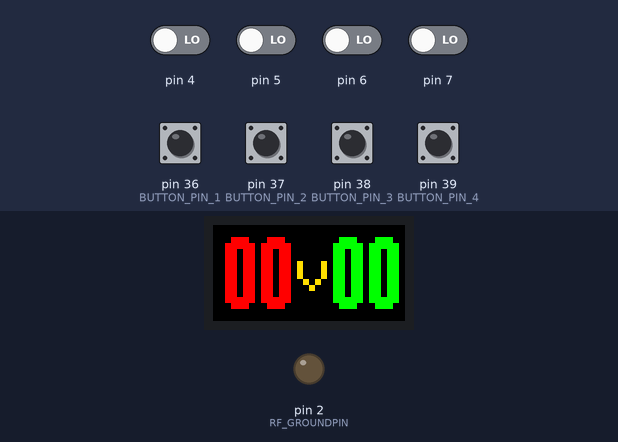
A sketch run on a simulated Arduino Mega 2560, built with avr-gcc and run on an emulated ATmega2560. Shown: 32×16 colour display, output pins drawn as LEDs (lit = HIGH). The inputs (shaded band) are chosen by the test bench; at power-on: pin 36 (BUTTON_PIN_1), pin 37 (BUTTON_PIN_2), pin 38 (BUTTON_PIN_3), pin 39 (BUTTON_PIN_4) HIGH, pin 4–7 LOW. Pins used as bus, display or sensor lines are not drawn; what the sketch prints to the serial monitor is not drawn.

Above: at 7.1 s.
7.2 s: pin 6 driven HIGH
At 7.7 s:
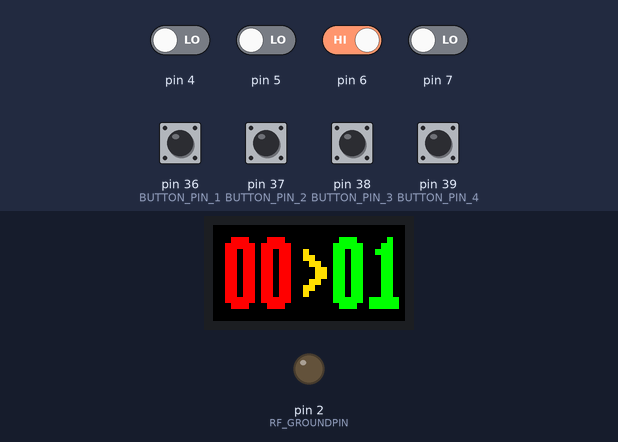
8.7 s: pin 7 driven HIGH
At 9.9 s:
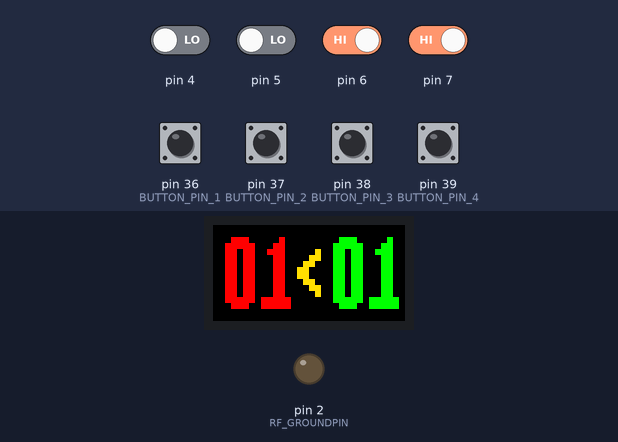
10.2 s: pin 4 driven HIGH
At 11.0 s:
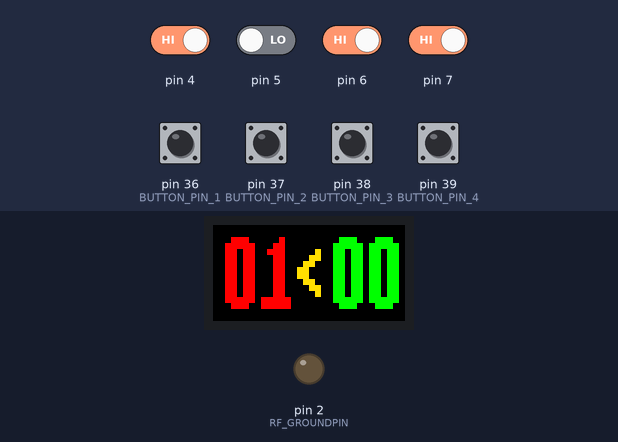
11.7 s: pin 36 (BUTTON_PIN_1) pulled LOW for 0.15 s
At 12.9 s:
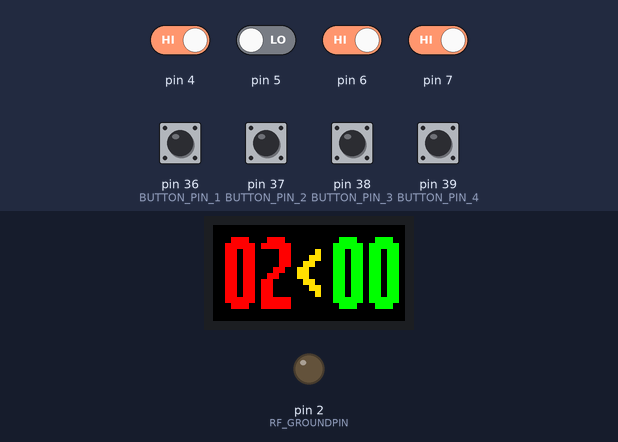
13.3 s: pin 37 (BUTTON_PIN_2) pulled LOW for 0.15 s
At 14.5 s:
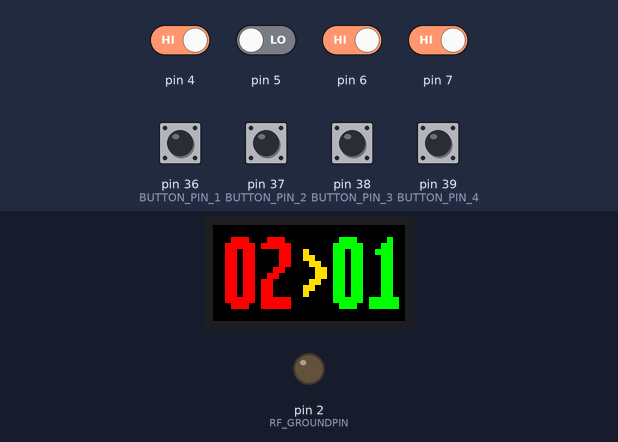
14.9 s: pin 39 (BUTTON_PIN_4) pulled LOW for 0.15 s
At 15.9 s:
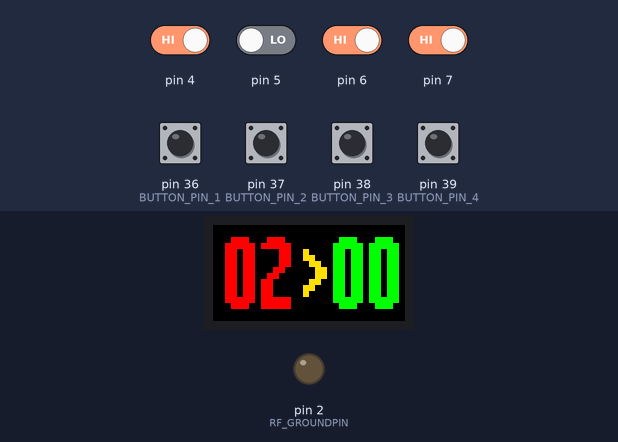
Timing chart, 0 to 17.5 s (numbered marks = the images above; inputs shaded):
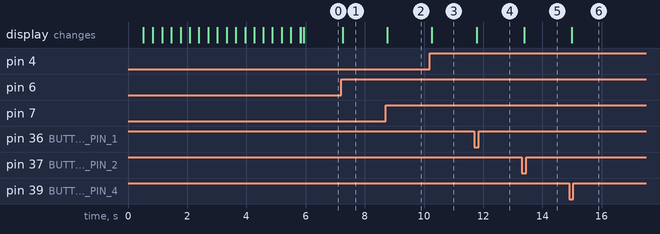

Measured:
- after the input at 7.2 s, the display: changes after 0.06 s (image 1)
- after the input at 8.7 s, the display: changes after 0.06 s (image 2)
- after the input at 10.2 s, the display: changes after 0.06 s (image 3)
- after the input at 11.7 s, the display: changes after 0.08 s (image 4)
- after the input at 13.3 s, the display: changes after 0.09 s (image 5)
- after the input at 14.9 s, the display: changes after 0.09 s (image 6)

The sketch:

scoreboard.ino
```cpp
#include <Adafruit_GFX.h>   // Core graphics library
#include <RGBmatrixPanel.h> // Hardware-specific library
#include <Arduino.h>

#include "Button.h"
#include "fontBig.h"

// Similar to F(), but for PROGMEM string pointers rather than literals
#define F2(progmem_ptr) (const __FlashStringHelper *)progmem_ptr

/////// Hardware setup ////////

// Physical Button Pin Setup
#define BUTTON_PIN_1 36
#define BUTTON_PIN_2 37
#define BUTTON_PIN_3 38
#define BUTTON_PIN_4 39

// RF Button Pin Setup
#define RF_BUTTON_A  7
#define RF_BUTTON_B  6
#define RF_BUTTON_C  5
#define RF_BUTTON_D  4
#define RF_POWERPIN  3
#define RF_GROUNDPIN 2

// 16x32 LED Pin Setup
#define CLK 50
#define LAT A3
#define OE  51
#define A   A0
#define B   A1
#define C   A2

//////// Program variables ////////
// last param indicates 'double buffering'
RGBmatrixPanel matrix(A, B, C, CLK, LAT, OE, true);

Button homeAddButton = Button(BUTTON_PIN_1, RF_BUTTON_A);
Button awayAddButton = Button(BUTTON_PIN_2, RF_BUTTON_B);
Button homeSubButton = Button(BUTTON_PIN_3, RF_BUTTON_C);
Button awaySubButton = Button(BUTTON_PIN_4, RF_BUTTON_D);

const int WINNING_SCORE = 21;
int homeScore = 0;
int awayScore = 0;

// Last scored var and constants
const int NO_SCORE = 0;
const int HOME_SCORED = 1;
const int AWAY_SCORED = 2;
int lastScored = NO_SCORE;

int hue = 0;

/****************************************
 * Program Setup
 ****************************************/
void setup() {
  while (!Serial);
  delay(500);
  Serial.begin(19200);

  // Set the ground pin to a Low output
  pinMode(RF_GROUNDPIN, OUTPUT);
  digitalWrite(RF_GROUNDPIN, LOW);

  // Set the +5v pin to a High output
  pinMode(RF_POWERPIN, OUTPUT);
  digitalWrite(RF_POWERPIN, HIGH);

  // initialize buttons
  homeAddButton.init();
  awayAddButton.init();
  homeSubButton.init();
  awaySubButton.init();

  // initialize display
  matrix.begin();
  displayText("#TimeToPlay");
  serialPrintScores();
}

/****************************************
 * Main Program Loop
 ****************************************/
void loop() {
  int currentHomeScore = homeScore;
  int currentAwayScore = awayScore;

  updateButtons();

  if (scoreResetPressed()) {
    Serial.println("Reset scores");
    resetScores();
    lastScored = NO_SCORE;
  } else {
    if (homeAddButton.justPressed()) {
      homeScore = increaseScore(homeScore);
      lastScored = HOME_SCORED;
    } else if (homeSubButton.justPressed()) {
      homeScore = decreaseScore(homeScore);
    } else if (awayAddButton.justPressed()) {
      awayScore = increaseScore(awayScore);
      lastScored = AWAY_SCORED;
    } else if (awaySubButton.justPressed()) {
      awayScore = decreaseScore(awayScore);
    }
  }

  if (currentHomeScore != homeScore || currentAwayScore != awayScore) {
    serialPrintScores();
    if (gameOver()) {
      Serial.println("Winner, winner, chicken dinner!");
    }
  }

  displayScoreBoardScreen();
  matrix.swapBuffers(false);
}

/****************************************
 * Scoring
 ****************************************/
int increaseScore(int score) {
  if (score == 21) {
    return 13;
  }
  return score + 1;
}

int decreaseScore(int score) {
  if (score == 0) {
    return 0;
  }
  return score - 1;
}

int resetScores() {
  homeScore = 0;
  awayScore = 0;
}

bool gameOver() {
  return homeScore == WINNING_SCORE || awayScore == WINNING_SCORE;
}

bool scoreResetPressed() {
  return homeSubButton.isHeld() && awaySubButton.isHeld();
}

void serialPrintScores() {
  Serial.println("Current scores: " + displayableScore(homeScore) + " v " + displayableScore(awayScore));
}

/****************************************
 * Display Related
 ****************************************/
void displayScoreBoardScreen() {
  matrix.setTextSize(1);
  // fill the screen with 'black'
  clearDisplay();

  if (gameOver()) {
    drawGameOverBorder();
  }
  displayScores();
}

void drawGameOverBorder() {
  matrix.drawRect(0, 0, 32, 16, matrix.ColorHSV(hue, 255, 255, true));
  hue += 7;
  if(hue >= 1536) hue -= 1536;
}

void displayScores() {
  putDigitLarge(1, 2, '0' + homeScore / 10, 7, 0, 0);
  putDigitLarge(7, 2, '0' + homeScore % 10, 7, 0, 0);

  uint16_t indicatorColor = matrix.Color333(7,6,0);
  if (lastScored == NO_SCORE) {
    matrix.setCursor(14, 4);
    matrix.setTextColor(indicatorColor);
    matrix.print('v');
  } else if (lastScored == HOME_SCORED) {
    // Draw a < pointing towards home score
    matrix.drawLine(14, 7, 17, 4, indicatorColor);
    matrix.drawLine(14, 8, 17, 5, indicatorColor);
    matrix.drawLine(14, 8, 17, 11, indicatorColor);
    matrix.drawLine(14, 7, 17, 10, indicatorColor);
  } else if (lastScored == AWAY_SCORED) {
    // Draw a > pointing towards away score
    matrix.drawLine(15, 4, 18, 7, indicatorColor);
    matrix.drawLine(15, 5, 18, 8, indicatorColor);
    matrix.drawLine(15, 11, 18, 8, indicatorColor);
    matrix.drawLine(15, 10, 18, 7, indicatorColor);
  }

  putDigitLarge(19, 2, '0' + awayScore / 10, 0, 7, 0);
  putDigitLarge(25, 2, '0' + awayScore % 10, 0, 7, 0);
}

String displayableScore(int score) {
  String scoreString = String(score);
  if (scoreString.length() == 1) {
    scoreString = "0" + scoreString;
  }
  return scoreString;
}

void displayText(String text) {
  matrix.setTextWrap(false); // Allow text to run off right edge
  matrix.setTextSize(2);    // size 1 == 8 pixels high

  int textX   = matrix.width();
  int textMin = text.length() * -12;

  while ((--textX) >= textMin) {
    //Serial.println("TextX: " + textX);
    matrix.fillScreen(0);
    matrix.setTextColor(matrix.ColorHSV(hue, 255, 255, true));
    matrix.setCursor(textX, 1);
    matrix.print(text);

    hue += 7;
    if(hue >= 1536) hue -= 1536;
    matrix.swapBuffers(true);
    delay(10);
  }
}

void clearDisplay() {
  matrix.fillScreen(0);
}

void updateButtons()
{
  homeAddButton.update();
  awayAddButton.update();
  homeSubButton.update();
  awaySubButton.update();
}

void putDigitLarge(uint8_t x, uint8_t y, char c, uint8_t r, uint8_t g, uint8_t b)
{
  // fonts defined for ascii 32 and beyond (index 0 in font array is ascii 32);
  byte charIndex = c - '0' + 22;
  putChar(x, y, bigFont[charIndex], 12, 6, r, g, b);
}

void putChar(uint8_t x, uint8_t y, const unsigned char * c, uint8_t h, uint8_t w, uint8_t r, uint8_t g, uint8_t b) {
  for (byte row = 0; row<h; row++)
  {
    byte rowDots = pgm_read_byte_near(&c[row]);
    for (byte col = 0; col<w; col++)
    {
      if (rowDots & (1 << (w - col - 1)))
        matrix.drawPixel(x + col, y + row, matrix.Color333(r,g,b));
      else
        matrix.drawPixel(x+col, y+row, matrix.Color333(0,0,0));
    }
  }
}
```

Button.cpp
```cpp
#include "Arduino.h"
#include "Bounce2.h" // Button Debouncer
#include "Button.h"

Button::Button(uint8_t physicalPin) {
  _physicalPin = physicalPin;
}

Button::Button(uint8_t physicalPin, uint8_t rfPin) {
  _physicalPin = physicalPin;
  _rfPin = rfPin;
}

void Button::init() {
  if (_physicalPin) {
    physicalButton = createBounceInstance(_physicalPin, INPUT_PULLUP, 50);
  }
  if (_rfPin) {
    rfButton = createBounceInstance(_rfPin, INPUT, 0);
  }
}

void Button::update() {
  physicalButton->update();
  if (rfButton) {
    rfButton->update();
  }
}

boolean Button::justPressed() {
  return physicalButton->fell() || (rfButton && rfButton->rose());
}

boolean Button::isHeld() {
  return physicalButton->read() == LOW || (rfButton && rfButton->read() == HIGH);
}

Bounce* Button::createBounceInstance(uint8_t pin, uint8_t mode, uint8_t debounceMs) {
  Bounce *bouncer = new Bounce();
  pinMode(pin, mode);
  bouncer->attach(pin);
  bouncer->interval(debounceMs);
  return bouncer;
}
```

Button.h
```cpp
#ifndef Button_h
#define Button_h

#include "Arduino.h"
#include "Bounce2.h" // Button Debouncer

// Wraps a physical button pin using the built in INPUT_PULLUP and an optional RF input
class Button {
  public:
    Button(uint8_t physicalPin);
    Button(uint8_t physicalPin, uint8_t rfPin);
    void init();
    void update();
    boolean justPressed();
    boolean isHeld();
  private:
    uint8_t _physicalPin, _rfPin;
    Bounce *physicalButton, *rfButton;
    Bounce* createBounceInstance(uint8_t pin, uint8_t mode, uint8_t debounceMs);
};

#endif
```

Source omitted: fontBig.h (17769 bytes)
